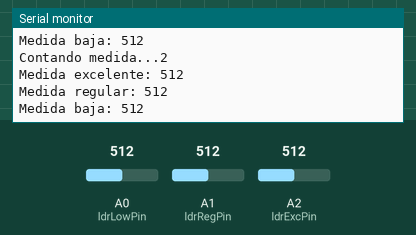
This sketch was run on a simulated Arduino Uno, built with avr-gcc and run on an emulated ATmega328P. Parts: the last lines printed to the serial monitor. The test bench sets the inputs (shaded band); at power-on: A0 (ldrLowPin) = 512, A1 (ldrRegPin) = 512, A2 (ldrExcPin) = 512.

Above: at 1.8 s.
1.9 s: A0 (ldrLowPin) set to 716
At 2.5 s:
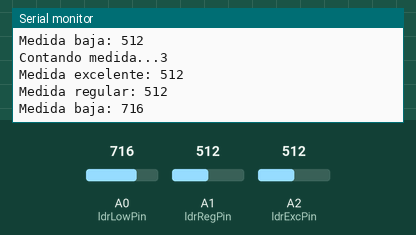
3.4 s: A1 (ldrRegPin) set to 716
At 4.7 s:
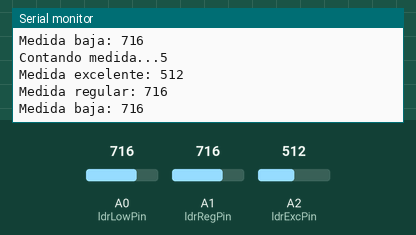
4.9 s: A2 (ldrExcPin) set to 716
At 5.9 s:
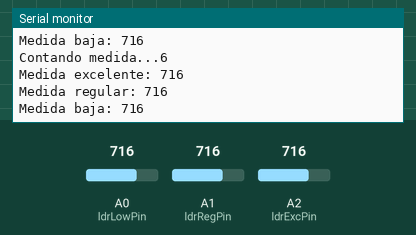
6.4 s: A0 (ldrLowPin) set to 900
At 11.2 s:
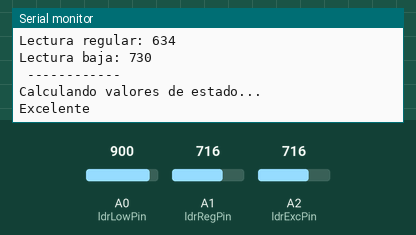
Timing chart, 0 to 12.7 s (numbered marks = the images above; inputs shaded):
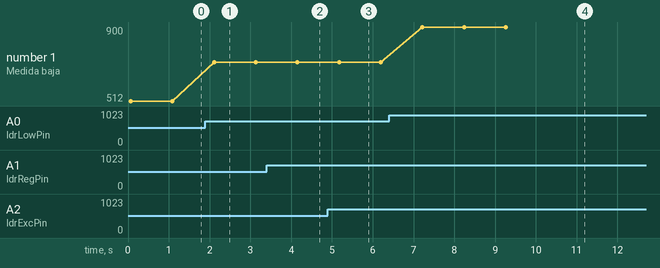

The sketch:

v2807.ino
```cpp
#include <SoftwareSerial.h>
SoftwareSerial mySerial(12,13); // RX, TX

unsigned long seconds = 1000L; //unsigned = solo almacena numeros positivos
unsigned long minutes = seconds * 60;
unsigned long hours = minutes * 60;

String operadora = "personal";

//APN ORIGINAL y CONECTIVIDAD CLARO
String apn_claro   = "igprs.claro.com.ar";
String apn_u_claro = "clarogprs";
String apn_p_claro = "clarogprs999";

// APN ORIGINAL y CONECTIVIDAD PERSONAL
String apn_personal   = "internet.personal.com";
String apn_u_personal = "internet";
String apn_p_personal = "internet";

// APN 2 PERSONAL

String apn_personal2 = "datos.personal.com";
String apn_u_personal2 = "datos";
String apn_p_personal2 = "datos";

String apiKey   = "2NE9RSVZXWL2X2GB";

String url = "www.agroiot.com.ar/servicios/sensores/cargar/muestra";

const int idSensor = 71;

const int ldrExcPin = A2;
const int ldrRegPin = A1;
const int ldrLowPin = A0;

int ldrExc = 0;
int ldrReg = 0;
int ldrLow = 0;

int factorPromedio = 10;
int factorDesviacion = 50;

// TIPO DE DATO PARA MEDIDAS

struct medida{
  int ldrHigh;
  int ldrReg;
  int ldrLow;
};

void setup() {

  Serial.begin(9600);
  //mySerial.begin(9600);
  //mySerial.listen();
  //gsm_init(operadora);
  pinMode(ldrExc, INPUT);
  pinMode(ldrReg, INPUT);
  pinMode(ldrLow, INPUT);
}

void loop() {
  chequearEstado();

  delay(30*minutes);
}

void chequearEstado(){
  medida ms = tomarPromMedidas();
  Serial.println("Calculando valores de estado...");
  delay(100);

  if(ms.ldrHigh > factorDesviacion) {
    //reportarEstado("Excelente");
    Serial.println("Excelente");
  }

  else if ((ms.ldrHigh < factorDesviacion)&(ms.ldrReg > factorDesviacion)){
    //reportarEstado("Regular");
    Serial.println("Regular");
  }

  else if ((ms.ldrHigh < factorDesviacion)&(ms.ldrReg < factorDesviacion)&(ms.ldrLow > factorDesviacion)){
    //reportarEstado("Bajo");
    Serial.println("Bajo");
  }

  else{
    //reportarEstado("Desconectado");
    Serial.println("Desconectado");
  }
}

medida tomarPromMedidas(){  //retorna promedio de 10 medidas
  int ldrExcTotal = 0;   int ldrRegTotal = 0;   int ldrLowTotal = 0;
  int promedioExc, promedioReg, promedioLow;
  int contadorMedida = 0;

  while (contadorMedida < factorPromedio){
    ldrExc = analogRead(ldrExcPin);
    ldrReg = analogRead(ldrRegPin);
    ldrLow = analogRead(ldrLowPin);

    ldrExcTotal = ldrExcTotal + ldrExc;
    ldrRegTotal = ldrRegTotal + ldrReg;
    ldrLowTotal = ldrLowTotal + ldrLow;

    contadorMedida++;

    Serial.print("Contando medida...");
    Serial.println(contadorMedida);
    Serial.print("Medida excelente: ");
    Serial.println(ldrExc);
    Serial.print("Medida regular: ");
    Serial.println(ldrReg);
    Serial.print("Medida baja: ");
    Serial.println(ldrLow);
    Serial.println();

    delay(1000);
  }

  promedioExc = ldrExcTotal / factorPromedio;
  promedioReg = ldrRegTotal / factorPromedio;
  promedioLow = ldrLowTotal / factorPromedio;

  mostrarMedidas(promedioExc, promedioReg, promedioLow);

  medida m = {promedioExc, promedioReg, promedioLow};
  return m;
}

void reportarEstado(String estado){

  gsm_sendhttp(idSensor, estado);
  gsm_recall(operadora);

  delay(10*seconds);
  gsm_recall(operadora);
}

void mostrarMedidas(int value1, int value2, int value3){
  Serial.print("Lectura Excelente: ");
  Serial.println(value1);
  Serial.println();
  Serial.print("Lectura regular: ");
  Serial.println(value2);
  Serial.println();
  Serial.print("Lectura baja: ");
  Serial.println(value3);
  Serial.println(" ------------ ");

  delay(500);
}

// COMUNICACION CON EL SERVIDOR

void print_gsm_status(){
  while(mySerial.available()){
    Serial.write(mySerial.read());
  }
}

void gsm_test(){

  mySerial.println("AT+SAPBR=3,1,\"Contype\",\"GPRS\"");
  print_gsm_status();
  delay(2000);

  mySerial.println("AT+CSTT=\"3gprs\",\"3gprs\",\"3gprs\"");
  print_gsm_status();
  delay(2000);

  mySerial.println("AT+SAPBR=1,1");
  print_gsm_status();
  delay(2000);

  mySerial.println("AT+SAPBR=2,1");
  print_gsm_status();
  delay(2000);

  mySerial.println("AT+CSQ");
  print_gsm_status();
  delay(2000);

  mySerial.println("AT+HTTPINIT");
  print_gsm_status();
  delay(2000);

  mySerial.println("AT+HTTPSSL=1");
  print_gsm_status();
  delay(2000);

  mySerial.println("AT+HTTPPARA=\"CID\",1");
  print_gsm_status();
  delay(2000);

  mySerial.println("AT+HTTPPARA=\"URL\",\"https://miliohm.com/miliohmSIM800L.php\"");
  print_gsm_status();
  delay(2000);

  mySerial.println("AT+HTTPACTION=0");
  print_gsm_status();
  delay(2000);

  mySerial.println("AT+HTTPREAD");
  print_gsm_status();
  delay(2000);

  mySerial.println("AT+HTTPTERM");
  print_gsm_status();
  delay(2000);
  }

void gsm_init(String operadora){

  String apn;
  String apn_u;
  String apn_p;

  if (operadora == "claro"){
    apn = apn_claro;
    apn_u = apn_u_claro;
    apn_p = apn_p_claro;
  }

  else if(operadora = "personal"){
    apn = apn_personal;
    apn_u = apn_u_personal;
    apn_p = apn_p_personal;
  }

  else if(operadora = "personal2"){
    apn = apn_personal2;
    apn_u = apn_u_personal2;
    apn_p = apn_p_personal2;
  }

  Serial.println("Inicializando modem ...");

  delay(3*seconds);

  mySerial.println("AT+CFUN=1,1");
  print_gsm_status();
  delay(2000);

  //INTERRUMPIMOS MIENTRAS RESPONDE
  mySerial.println("AT");
  print_gsm_status();
  delay(4000);

  mySerial.println("AT+CREG?");
  print_gsm_status();
  delay(1000);

  Serial.println("Inicilizando conexión GPRS ...");
  mySerial.println("AT+CGATT=1");
  print_gsm_status();
  delay(1000);

  Serial.println("Inicilizando APN ...");

  //Setea conexion GPRS
  mySerial.println("AT+SAPBR=3,1,Contype,GPRS");
  print_gsm_status();
  delay(1000);
  mySerial.println("AT+SAPBR=3,1,APN," + apn);
  print_gsm_status();
  delay(1000);
  mySerial.println("AT+SAPBR=3,1,USER," + apn_u);
  print_gsm_status();
  delay(1000);
  mySerial.println("AT+SAPBR=3,1,PWD," + apn_p);
  print_gsm_status();
  delay(1000);
  mySerial.println("AT+SAPBR=1,1");
  print_gsm_status();
  delay(5000);
  mySerial.println("AT+SAPBR=2,1");
  print_gsm_status();
  delay(5000);
  // INTERRUMPIMOS MIENTRAS RESPONDE
  mySerial.println("AT");
  delay(10*seconds);
}

void gsm_sendhttp(int value1, String value2){

  mySerial.listen();

  Serial.println("Iniciando HTTP ... (" + String(value1) + ")");

  mySerial.println("AT+HTTPINIT");
  print_gsm_status();
  delay(1000);
  mySerial.println("AT+HTTPPARA=CID,1");
  print_gsm_status();
  delay(1000);

  mySerial.println("AT+HTTPPARA=URL," + url);
  print_gsm_status();
  delay(1000);

  mySerial.println("AT+HTTPPARA=CONTENT,application/x-www-form-urlencoded");
  print_gsm_status();
  delay(1000);

  String PostData = "data0="+apiKey+"&data1="+String(value1)+"&data2="+value2;

  mySerial.println("AT+HTTPDATA=" + String(PostData.length()) + ",10000");
  print_gsm_status();
  delay(1000);

  mySerial.println(PostData);
  print_gsm_status();
  delay(10000);
  mySerial.println("AT+HTTPACTION=1");
  print_gsm_status();
  delay(5000);
  mySerial.println("AT+HTTPREAD");
  print_gsm_status();
  delay(1000);
  mySerial.println("AT+HTTPTERM");
  print_gsm_status();
  delay(1000);

  Serial.println(" ");
  Serial.println("Finalizando HTTP ... (" + String(value1) + ")");
  delay(1000);
}

void gsm_out(){

  Serial.println("Finalizando conexión GPRS ...");
  mySerial.println("AT+CGATT=0");
  print_gsm_status();
  delay(1000);

}

void gsm_recall(String operadora){

  String apn;
  String apn_u;
  String apn_p;

  if (operadora == "claro"){
    apn = apn_claro;
    apn_u = apn_u_claro;
    apn_p = apn_p_claro;
  }

  else if(operadora = "personal"){
    apn = apn_personal;
    apn_u = apn_u_personal;
    apn_p = apn_p_personal;
  }

  else if(operadora = "personal2"){
    apn = apn_personal2;
    apn_u = apn_u_personal2;
    apn_p = apn_p_personal2;
  }

  Serial.println("########## RECALLING... ##########");

  Serial.print("Señal del Modulo: ");
  mySerial.println("AT+CSQ");
  print_gsm_status();
  delay(1*seconds);

  Serial.print("IP del servidor: ");
  mySerial.println("AT+SAPBR=2,1");
  print_gsm_status();
  delay(1*seconds);

  mySerial.println("AT+CGATT=1");
  print_gsm_status();
  delay(1000);

  mySerial.println("AT+SAPBR=3,1,Contype,GPRS");
  print_gsm_status();
  delay(1000);

  mySerial.println("AT+SAPBR=3,1,APN," + apn);
  print_gsm_status();
  delay(1000);

  mySerial.println("AT+SAPBR=3,1,USER," + apn_u);
  print_gsm_status();
  delay(1000);

  mySerial.println("AT+SAPBR=3,1,PWD," + apn_p);
  print_gsm_status();
  delay(1000);

  mySerial.println("AT+SAPBR=1,1");
  print_gsm_status();
  delay(1000);

  delay(10*seconds);
}
```

Measured:
- after the input at 1.9 s, the serial monitor: prints a new line after 0.21 s (image 1)
- after the input at 3.4 s, the serial monitor: prints a new line after 0.73 s (image 2)
- after the input at 4.9 s, the serial monitor: prints a new line after 0.23 s (image 3)
- after the input at 6.4 s, the serial monitor: prints a new line after 0.82 s (image 4)
- plotted number 1: 512 → 716 after the input at 1.9 s, 716 → 900 after the input at 6.4 s
